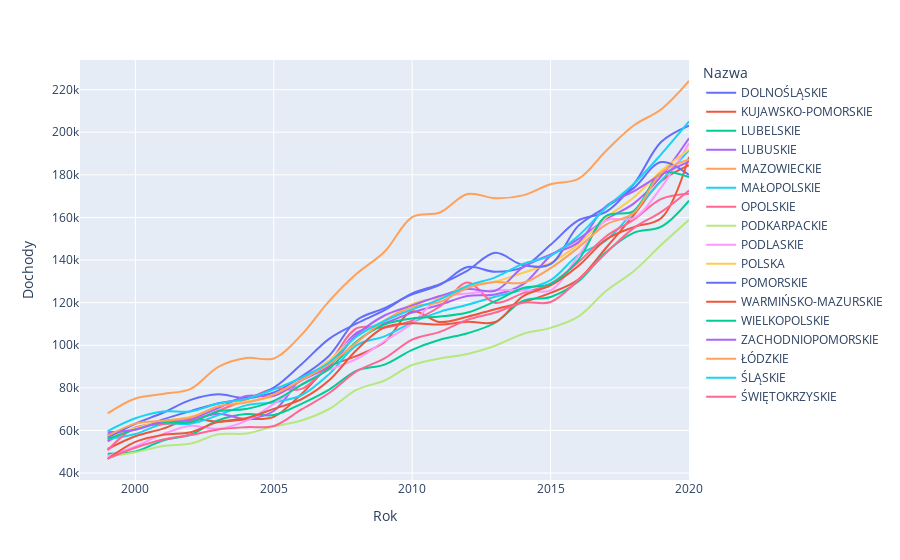
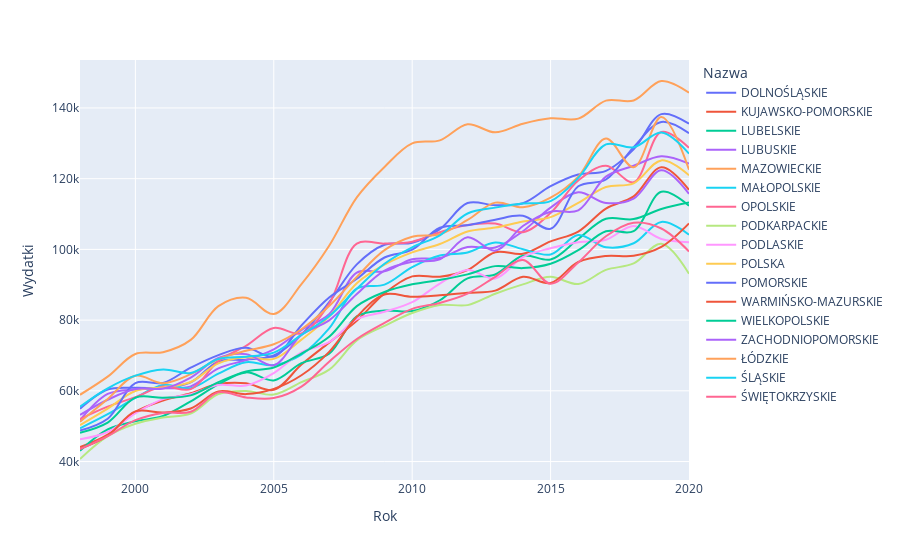

The notebook cell these images were saved under, in order:
### Code cell
fig = px.line(incomes_vs_spendings,
              x="Rok", y="Oszczędności", color="Nazwa", hover_name="Nazwa",
              line_shape="spline", render_mode="svg")

fig.show()

### Figure 1 — Plotly figure (JSON) as saved in the notebook; plotly's stock layout.template omitted (floating-point values rounded to 4 significant figures)
{"data": [{"hovertemplate": "<b>%{hovertext}</b><br><br>Nazwa=DOLNOŚLĄSKIE<br>Rok=%{x}<br>Dochody=%{y}<extra></extra>", "hovertext": ["DOLNOŚLĄSKIE", "DOLNOŚLĄSKIE", "DOLNOŚLĄSKIE", "DOLNOŚLĄSKIE", "DOLNOŚLĄSKIE", "DOLNOŚLĄSKIE", "DOLNOŚLĄSKIE", "DOLNOŚLĄSKIE", "DOLNOŚLĄSKIE", "DOLNOŚLĄSKIE", "DOLNOŚLĄSKIE", "DOLNOŚLĄSKIE", "DOLNOŚLĄSKIE", "DOLNOŚLĄSKIE", "DOLNOŚLĄSKIE", "DOLNOŚLĄSKIE", "DOLNOŚLĄSKIE", "DOLNOŚLĄSKIE", "DOLNOŚLĄSKIE", "DOLNOŚLĄSKIE", "DOLNOŚLĄSKIE", "DOLNOŚLĄSKIE", "DOLNOŚLĄSKIE"], "legendgroup": "DOLNOŚLĄSKIE", "line": {"color": "#636efa", "dash": "solid", "shape": "spline"}, "marker": {"symbol": "circle"}, "mode": "lines", "name": "DOLNOŚLĄSKIE", "orientation": "v", "showlegend": true, "x": [1998, 1999, 2000, 2001, 2002, 2003, 2004, 2005, 2006, 2007, 2008, 2009, 2010, 2011, 2012, 2013, 2014, 2015, 2016, 2017, 2018, 2019, 2020], "xaxis": "x", "y": [null, 58090.0, 60530.0, 65180.0, 69080.0, 72750.0, 74890.0, 77790.0, 85300.0, 95100.0, 111900.0, 117400.0, 123900.0, 128300.0, 136700.0, 134500.0, 136600.0, 147200.0, 158600.0, 162600.0, 175600.0, 195500.0, 203100.0], "yaxis": "y", "type": "scatter"}, {"hovertemplate": "<b>%{hovertext}</b><br><br>Nazwa=KUJAWSKO-POMORSKIE<br>Rok=%{x}<br>Dochody=%{y}<extra></extra>", "hovertext": ["KUJAWSKO-POMORSKIE", "KUJAWSKO-POMORSKIE", "KUJAWSKO-POMORSKIE", "KUJAWSKO-POMORSKIE", "KUJAWSKO-POMORSKIE", "KUJAWSKO-POMORSKIE", "KUJAWSKO-POMORSKIE", "KUJAWSKO-POMORSKIE", "KUJAWSKO-POMORSKIE", "KUJAWSKO-POMORSKIE", "KUJAWSKO-POMORSKIE", "KUJAWSKO-POMORSKIE", "KUJAWSKO-POMORSKIE", "KUJAWSKO-POMORSKIE", "KUJAWSKO-POMORSKIE", "KUJAWSKO-POMORSKIE", "KUJAWSKO-POMORSKIE", "KUJAWSKO-POMORSKIE", "KUJAWSKO-POMORSKIE", "KUJAWSKO-POMORSKIE", "KUJAWSKO-POMORSKIE", "KUJAWSKO-POMORSKIE", "KUJAWSKO-POMORSKIE"], "legendgroup": "KUJAWSKO-POMORSKIE", "line": {"color": "#EF553B", "dash": "solid", "shape": "spline"}, "marker": {"symbol": "circle"}, "mode": "lines", "name": "KUJAWSKO-POMORSKIE", "orientation": "v", "showlegend": true, "x": [1998, 1999, 2000, 2001, 2002, 2003, 2004, 2005, 2006, 2007, 2008, 2009, 2010, 2011, 2012, 2013, 2014, 2015, 2016, 2017, 2018, 2019, 2020], "xaxis": "x", "y": [null, 51290.0, 57260.0, 60850.0, 65320.0, 64090.0, 65280.0, 66400.0, 77110.0, 89790.0, 94990.0, 101500.0, 115800.0, 110900.0, 113400.0, 116900.0, 120200.0, 124600.0, 130900.0, 145700.0, 161100.0, 177100.0, 184500.0], "yaxis": "y", "type": "scatter"}, {"hovertemplate": "<b>%{hovertext}</b><br><br>Nazwa=LUBELSKIE<br>Rok=%{x}<br>Dochody=%{y}<extra></extra>", "hovertext": ["LUBELSKIE", "LUBELSKIE", "LUBELSKIE", "LUBELSKIE", "LUBELSKIE", "LUBELSKIE", "LUBELSKIE", "LUBELSKIE", "LUBELSKIE", "LUBELSKIE", "LUBELSKIE", "LUBELSKIE", "LUBELSKIE", "LUBELSKIE", "LUBELSKIE", "LUBELSKIE", "LUBELSKIE", "LUBELSKIE", "LUBELSKIE", "LUBELSKIE", "LUBELSKIE", "LUBELSKIE", "LUBELSKIE"], "legendgroup": "LUBELSKIE", "line": {"color": "#00cc96", "dash": "solid", "shape": "spline"}, "marker": {"symbol": "circle"}, "mode": "lines", "name": "LUBELSKIE", "orientation": "v", "showlegend": true, "x": [1998, 1999, 2000, 2001, 2002, 2003, 2004, 2005, 2006, 2007, 2008, 2009, 2010, 2011, 2012, 2013, 2014, 2015, 2016, 2017, 2018, 2019, 2020], "xaxis": "x", "y": [null, 49100.0, 50170.0, 55300.0, 58120.0, 64800.0, 67670.0, 67240.0, 72510.0, 79160.0, 88060.0, 90900.0, 97850.0, 102600.0, 105600.0, 110600.0, 120800.0, 122700.0, 129900.0, 143700.0, 152800.0, 155700.0, 167900.0], "yaxis": "y", "type": "scatter"}, {"hovertemplate": "<b>%{hovertext}</b><br><br>Nazwa=LUBUSKIE<br>Rok=%{x}<br>Dochody=%{y}<extra></extra>", "hovertext": ["LUBUSKIE", "LUBUSKIE", "LUBUSKIE", "LUBUSKIE", "LUBUSKIE", "LUBUSKIE", "LUBUSKIE", "LUBUSKIE", "LUBUSKIE", "LUBUSKIE", "LUBUSKIE", "LUBUSKIE", "LUBUSKIE", "LUBUSKIE", "LUBUSKIE", "LUBUSKIE", "LUBUSKIE", "LUBUSKIE", "LUBUSKIE", "LUBUSKIE", "LUBUSKIE", "LUBUSKIE", "LUBUSKIE"], "legendgroup": "LUBUSKIE", "line": {"color": "#ab63fa", "dash": "solid", "shape": "spline"}, "marker": {"symbol": "circle"}, "mode": "lines", "name": "LUBUSKIE", "orientation": "v", "showlegend": true, "x": [1998, 1999, 2000, 2001, 2002, 2003, 2004, 2005, 2006, 2007, 2008, 2009, 2010, 2011, 2012, 2013, 2014, 2015, 2016, 2017, 2018, 2019, 2020], "xaxis": "x", "y": [null, 54930.0, 60970.0, 63470.0, 64930.0, 67880.0, 65440.0, 69120.0, 84230.0, 91430.0, 105900.0, 110300.0, 115300.0, 119000.0, 123100.0, 123800.0, 128500.0, 142000.0, 149900.0, 159100.0, 166500.0, 179400.0, 197100.0], "yaxis": "y", "type": "scatter"}, {"hovertemplate": "<b>%{hovertext}</b><br><br>Nazwa=MAZOWIECKIE<br>Rok=%{x}<br>Dochody=%{y}<extra></extra>", "hovertext": ["MAZOWIECKIE", "MAZOWIECKIE", "MAZOWIECKIE", "MAZOWIECKIE", "MAZOWIECKIE", "MAZOWIECKIE", "MAZOWIECKIE", "MAZOWIECKIE", "MAZOWIECKIE", "MAZOWIECKIE", "MAZOWIECKIE", "MAZOWIECKIE", "MAZOWIECKIE", "MAZOWIECKIE", "MAZOWIECKIE", "MAZOWIECKIE", "MAZOWIECKIE", "MAZOWIECKIE", "MAZOWIECKIE", "MAZOWIECKIE", "MAZOWIECKIE", "MAZOWIECKIE", "MAZOWIECKIE"], "legendgroup": "MAZOWIECKIE", "line": {"color": "#FFA15A", "dash": "solid", "shape": "spline"}, "marker": {"symbol": "circle"}, "mode": "lines", "name": "MAZOWIECKIE", "orientation": "v", "showlegend": true, "x": [1998, 1999, 2000, 2001, 2002, 2003, 2004, 2005, 2006, 2007, 2008, 2009, 2010, 2011, 2012, 2013, 2014, 2015, 2016, 2017, 2018, 2019, 2020], "xaxis": "x", "y": [null, 68000.0, 75030.0, 77140.0, 79550.0, 89880.0, 94020.0, 93800.0, 104900.0, 120700.0, 133600.0, 143900.0, 160200.0, 162300.0, 171000.0, 169000.0, 170400.0, 175600.0, 178100.0, 191200.0, 203200.0, 210800.0, 224100.0], "yaxis": "y", "type": "scatter"}, {"hovertemplate": "<b>%{hovertext}</b><br><br>Nazwa=MAŁOPOLSKIE<br>Rok=%{x}<br>Dochody=%{y}<extra></extra>", "hovertext": ["MAŁOPOLSKIE", "MAŁOPOLSKIE", "MAŁOPOLSKIE", "MAŁOPOLSKIE", "MAŁOPOLSKIE", "MAŁOPOLSKIE", "MAŁOPOLSKIE", "MAŁOPOLSKIE", "MAŁOPOLSKIE", "MAŁOPOLSKIE", "MAŁOPOLSKIE", "MAŁOPOLSKIE", "MAŁOPOLSKIE", "MAŁOPOLSKIE", "MAŁOPOLSKIE", "MAŁOPOLSKIE", "MAŁOPOLSKIE", "MAŁOPOLSKIE", "MAŁOPOLSKIE", "MAŁOPOLSKIE", "MAŁOPOLSKIE", "MAŁOPOLSKIE", "MAŁOPOLSKIE"], "legendgroup": "MAŁOPOLSKIE", "line": {"color": "#19d3f3", "dash": "solid", "shape": "spline"}, "marker": {"symbol": "circle"}, "mode": "lines", "name": "MAŁOPOLSKIE", "orientation": "v", "showlegend": true, "x": [1998, 1999, 2000, 2001, 2002, 2003, 2004, 2005, 2006, 2007, 2008, 2009, 2010, 2011, 2012, 2013, 2014, 2015, 2016, 2017, 2018, 2019, 2020], "xaxis": "x", "y": [null, 55960.0, 58360.0, 63050.0, 63160.0, 67180.0, 71760.0, 73230.0, 76510.0, 86440.0, 100100.0, 104200.0, 110800.0, 115700.0, 119000.0, 122800.0, 126100.0, 130500.0, 142300.0, 149200.0, 162800.0, 177300.0, 191500.0], "yaxis": "y", "type": "scatter"}, {"hovertemplate": "<b>%{hovertext}</b><br><br>Nazwa=OPOLSKIE<br>Rok=%{x}<br>Dochody=%{y}<extra></extra>", "hovertext": ["OPOLSKIE", "OPOLSKIE", "OPOLSKIE", "OPOLSKIE", "OPOLSKIE", "OPOLSKIE", "OPOLSKIE", "OPOLSKIE", "OPOLSKIE", "OPOLSKIE", "OPOLSKIE", "OPOLSKIE", "OPOLSKIE", "OPOLSKIE", "OPOLSKIE", "OPOLSKIE", "OPOLSKIE", "OPOLSKIE", "OPOLSKIE", "OPOLSKIE", "OPOLSKIE", "OPOLSKIE", "OPOLSKIE"], "legendgroup": "OPOLSKIE", "line": {"color": "#FF6692", "dash": "solid", "shape": "spline"}, "marker": {"symbol": "circle"}, "mode": "lines", "name": "OPOLSKIE", "orientation": "v", "showlegend": true, "x": [1998, 1999, 2000, 2001, 2002, 2003, 2004, 2005, 2006, 2007, 2008, 2009, 2010, 2011, 2012, 2013, 2014, 2015, 2016, 2017, 2018, 2019, 2020], "xaxis": "x", "y": [null, 50720.0, 61370.0, 63020.0, 64220.0, 69220.0, 74460.0, 79630.0, 79490.0, 91570.0, 108000.0, 108200.0, 111600.0, 118200.0, 129400.0, 119900.0, 124500.0, 128900.0, 139000.0, 151100.0, 158900.0, 168700.0, 171100.0], "yaxis": "y", "type": "scatter"}, {"hovertemplate": "<b>%{hovertext}</b><br><br>Nazwa=PODKARPACKIE<br>Rok=%{x}<br>Dochody=%{y}<extra></extra>", "hovertext": ["PODKARPACKIE", "PODKARPACKIE", "PODKARPACKIE", "PODKARPACKIE", "PODKARPACKIE", "PODKARPACKIE", "PODKARPACKIE", "PODKARPACKIE", "PODKARPACKIE", "PODKARPACKIE", "PODKARPACKIE", "PODKARPACKIE", "PODKARPACKIE", "PODKARPACKIE", "PODKARPACKIE", "PODKARPACKIE", "PODKARPACKIE", "PODKARPACKIE", "PODKARPACKIE", "PODKARPACKIE", "PODKARPACKIE", "PODKARPACKIE", "PODKARPACKIE"], "legendgroup": "PODKARPACKIE", "line": {"color": "#B6E880", "dash": "solid", "shape": "spline"}, "marker": {"symbol": "circle"}, "mode": "lines", "name": "PODKARPACKIE", "orientation": "v", "showlegend": true, "x": [1998, 1999, 2000, 2001, 2002, 2003, 2004, 2005, 2006, 2007, 2008, 2009, 2010, 2011, 2012, 2013, 2014, 2015, 2016, 2017, 2018, 2019, 2020], "xaxis": "x", "y": [null, 47680.0, 49720.0, 52750.0, 53850.0, 58210.0, 58540.0, 61900.0, 64680.0, 70070.0, 79130.0, 83460.0, 90730.0, 93780.0, 95910.0, 99770.0, 105300.0, 108200.0, 113400.0, 125400.0, 134700.0, 147100.0, 158900.0], "yaxis": "y", "type": "scatter"}, {"hovertemplate": "<b>%{hovertext}</b><br><br>Nazwa=PODLASKIE<br>Rok=%{x}<br>Dochody=%{y}<extra></extra>", "hovertext": ["PODLASKIE", "PODLASKIE", "PODLASKIE", "PODLASKIE", "PODLASKIE", "PODLASKIE", "PODLASKIE", "PODLASKIE", "PODLASKIE", "PODLASKIE", "PODLASKIE", "PODLASKIE", "PODLASKIE", "PODLASKIE", "PODLASKIE", "PODLASKIE", "PODLASKIE", "PODLASKIE", "PODLASKIE", "PODLASKIE", "PODLASKIE", "PODLASKIE", "PODLASKIE"], "legendgroup": "PODLASKIE", "line": {"color": "#FF97FF", "dash": "solid", "shape": "spline"}, "marker": {"symbol": "circle"}, "mode": "lines", "name": "PODLASKIE", "orientation": "v", "showlegend": true, "x": [1998, 1999, 2000, 2001, 2002, 2003, 2004, 2005, 2006, 2007, 2008, 2009, 2010, 2011, 2012, 2013, 2014, 2015, 2016, 2017, 2018, 2019, 2020], "xaxis": "x", "y": [null, 47920.0, 52490.0, 58270.0, 62220.0, 60800.0, 64490.0, 72470.0, 81610.0, 88400.0, 93550.0, 101900.0, 110300.0, 122500.0, 124200.0, 125800.0, 125900.0, 125800.0, 142000.0, 158600.0, 159700.0, 174200.0, 194800.0], "yaxis": "y", "type": "scatter"}, {"hovertemplate": "<b>%{hovertext}</b><br><br>Nazwa=POLSKA<br>Rok=%{x}<br>Dochody=%{y}<extra></extra>", "hovertext": ["POLSKA", "POLSKA", "POLSKA", "POLSKA", "POLSKA", "POLSKA", "POLSKA", "POLSKA", "POLSKA", "POLSKA", "POLSKA", "POLSKA", "POLSKA", "POLSKA", "POLSKA", "POLSKA", "POLSKA", "POLSKA", "POLSKA", "POLSKA", "POLSKA", "POLSKA", "POLSKA"], "legendgroup": "POLSKA", "line": {"color": "#FECB52", "dash": "solid", "shape": "spline"}, "marker": {"symbol": "circle"}, "mode": "lines", "name": "POLSKA", "orientation": "v", "showlegend": true, "x": [1998, 1999, 2000, 2001, 2002, 2003, 2004, 2005, 2006, 2007, 2008, 2009, 2010, 2011, 2012, 2013, 2014, 2015, 2016, 2017, 2018, 2019, 2020], "xaxis": "x", "y": [null, 56040.0, 61050.0, 64450.0, 66420.0, 71200.0, 73540.0, 76150.0, 83470.0, 92890.0, 104600.0, 111400.0, 119300.0, 122700.0, 127800.0, 129900.0, 134000.0, 138600.0, 147500.0, 159800.0, 169300.0, 181900.0, 191900.0], "yaxis": "y", "type": "scatter"}, {"hovertemplate": "<b>%{hovertext}</b><br><br>Nazwa=POMORSKIE<br>Rok=%{x}<br>Dochody=%{y}<extra></extra>", "hovertext": ["POMORSKIE", "POMORSKIE", "POMORSKIE", "POMORSKIE", "POMORSKIE", "POMORSKIE", "POMORSKIE", "POMORSKIE", "POMORSKIE", "POMORSKIE", "POMORSKIE", "POMORSKIE", "POMORSKIE", "POMORSKIE", "POMORSKIE", "POMORSKIE", "POMORSKIE", "POMORSKIE", "POMORSKIE", "POMORSKIE", "POMORSKIE", "POMORSKIE", "POMORSKIE"], "legendgroup": "POMORSKIE", "line": {"color": "#636efa", "dash": "solid", "shape": "spline"}, "marker": {"symbol": "circle"}, "mode": "lines", "name": "POMORSKIE", "orientation": "v", "showlegend": true, "x": [1998, 1999, 2000, 2001, 2002, 2003, 2004, 2005, 2006, 2007, 2008, 2009, 2010, 2011, 2012, 2013, 2014, 2015, 2016, 2017, 2018, 2019, 2020], "xaxis": "x", "y": [null, 56750.0, 63150.0, 68310.0, 74340.0, 76950.0, 75330.0, 80110.0, 91050.0, 103000.0, 110200.0, 116400.0, 124300.0, 128700.0, 135100.0, 143400.0, 137600.0, 138100.0, 156000.0, 164900.0, 173800.0, 186000.0, 179900.0], "yaxis": "y", "type": "scatter"}, {"hovertemplate": "<b>%{hovertext}</b><br><br>Nazwa=WARMIŃSKO-MAZURSKIE<br>Rok=%{x}<br>Dochody=%{y}<extra></extra>", "hovertext": ["WARMIŃSKO-MAZURSKIE", "WARMIŃSKO-MAZURSKIE", "WARMIŃSKO-MAZURSKIE", "WARMIŃSKO-MAZURSKIE", "WARMIŃSKO-MAZURSKIE", "WARMIŃSKO-MAZURSKIE", "WARMIŃSKO-MAZURSKIE", "WARMIŃSKO-MAZURSKIE", "WARMIŃSKO-MAZURSKIE", "WARMIŃSKO-MAZURSKIE", "WARMIŃSKO-MAZURSKIE", "WARMIŃSKO-MAZURSKIE", "WARMIŃSKO-MAZURSKIE", "WARMIŃSKO-MAZURSKIE", "WARMIŃSKO-MAZURSKIE", "WARMIŃSKO-MAZURSKIE", "WARMIŃSKO-MAZURSKIE", "WARMIŃSKO-MAZURSKIE", "WARMIŃSKO-MAZURSKIE", "WARMIŃSKO-MAZURSKIE", "WARMIŃSKO-MAZURSKIE", "WARMIŃSKO-MAZURSKIE", "WARMIŃSKO-MAZURSKIE"], "legendgroup": "WARMIŃSKO-MAZURSKIE", "line": {"color": "#EF553B", "dash": "solid", "shape": "spline"}, "marker": {"symbol": "circle"}, "mode": "lines", "name": "WARMIŃSKO-MAZURSKIE", "orientation": "v", "showlegend": true, "x": [1998, 1999, 2000, 2001, 2002, 2003, 2004, 2005, 2006, 2007, 2008, 2009, 2010, 2011, 2012, 2013, 2014, 2015, 2016, 2017, 2018, 2019, 2020], "xaxis": "x", "y": [null, 46590.0, 54650.0, 57940.0, 59190.0, 64010.0, 65770.0, 70130.0, 74650.0, 83540.0, 97910.0, 108400.0, 110300.0, 109700.0, 111000.0, 110900.0, 123000.0, 128100.0, 137200.0, 149600.0, 155500.0, 159700.0, 188400.0], "yaxis": "y", "type": "scatter"}, {"hovertemplate": "<b>%{hovertext}</b><br><br>Nazwa=WIELKOPOLSKIE<br>Rok=%{x}<br>Dochody=%{y}<extra></extra>", "hovertext": ["WIELKOPOLSKIE", "WIELKOPOLSKIE", "WIELKOPOLSKIE", "WIELKOPOLSKIE", "WIELKOPOLSKIE", "WIELKOPOLSKIE", "WIELKOPOLSKIE", "WIELKOPOLSKIE", "WIELKOPOLSKIE", "WIELKOPOLSKIE", "WIELKOPOLSKIE", "WIELKOPOLSKIE", "WIELKOPOLSKIE", "WIELKOPOLSKIE", "WIELKOPOLSKIE", "WIELKOPOLSKIE", "WIELKOPOLSKIE", "WIELKOPOLSKIE", "WIELKOPOLSKIE", "WIELKOPOLSKIE", "WIELKOPOLSKIE", "WIELKOPOLSKIE", "WIELKOPOLSKIE"], "legendgroup": "WIELKOPOLSKIE", "line": {"color": "#00cc96", "dash": "solid", "shape": "spline"}, "marker": {"symbol": "circle"}, "mode": "lines", "name": "WIELKOPOLSKIE", "orientation": "v", "showlegend": true, "x": [1998, 1999, 2000, 2001, 2002, 2003, 2004, 2005, 2006, 2007, 2008, 2009, 2010, 2011, 2012, 2013, 2014, 2015, 2016, 2017, 2018, 2019, 2020], "xaxis": "x", "y": [null, 55920.0, 60490.0, 63720.0, 63920.0, 69050.0, 70080.0, 73860.0, 81420.0, 88950.0, 101900.0, 109700.0, 112600.0, 113500.0, 115300.0, 120700.0, 126900.0, 128800.0, 140000.0, 160700.0, 163000.0, 180700.0, 178900.0], "yaxis": "y", "type": "scatter"}, {"hovertemplate": "<b>%{hovertext}</b><br><br>Nazwa=ZACHODNIOPOMORSKIE<br>Rok=%{x}<br>Dochody=%{y}<extra></extra>", "hovertext": ["ZACHODNIOPOMORSKIE", "ZACHODNIOPOMORSKIE", "ZACHODNIOPOMORSKIE", "ZACHODNIOPOMORSKIE", "ZACHODNIOPOMORSKIE", "ZACHODNIOPOMORSKIE", "ZACHODNIOPOMORSKIE", "ZACHODNIOPOMORSKIE", "ZACHODNIOPOMORSKIE", "ZACHODNIOPOMORSKIE", "ZACHODNIOPOMORSKIE", "ZACHODNIOPOMORSKIE", "ZACHODNIOPOMORSKIE", "ZACHODNIOPOMORSKIE", "ZACHODNIOPOMORSKIE", "ZACHODNIOPOMORSKIE", "ZACHODNIOPOMORSKIE", "ZACHODNIOPOMORSKIE", "ZACHODNIOPOMORSKIE", "ZACHODNIOPOMORSKIE", "ZACHODNIOPOMORSKIE", "ZACHODNIOPOMORSKIE", "ZACHODNIOPOMORSKIE"], "legendgroup": "ZACHODNIOPOMORSKIE", "line": {"color": "#ab63fa", "dash": "solid", "shape": "spline"}, "marker": {"symbol": "circle"}, "mode": "lines", "name": "ZACHODNIOPOMORSKIE", "orientation": "v", "showlegend": true, "x": [1998, 1999, 2000, 2001, 2002, 2003, 2004, 2005, 2006, 2007, 2008, 2009, 2010, 2011, 2012, 2013, 2014, 2015, 2016, 2017, 2018, 2019, 2020], "xaxis": "x", "y": [null, 59120.0, 60340.0, 64330.0, 65520.0, 70520.0, 76200.0, 76250.0, 83480.0, 90360.0, 104900.0, 114000.0, 118700.0, 123100.0, 126400.0, 125600.0, 136500.0, 142700.0, 148300.0, 165300.0, 172200.0, 180100.0, 186200.0], "yaxis": "y", "type": "scatter"}, {"hovertemplate": "<b>%{hovertext}</b><br><br>Nazwa=ŁÓDZKIE<br>Rok=%{x}<br>Dochody=%{y}<extra></extra>", "hovertext": ["ŁÓDZKIE", "ŁÓDZKIE", "ŁÓDZKIE", "ŁÓDZKIE", "ŁÓDZKIE", "ŁÓDZKIE", "ŁÓDZKIE", "ŁÓDZKIE", "ŁÓDZKIE", "ŁÓDZKIE", "ŁÓDZKIE", "ŁÓDZKIE", "ŁÓDZKIE", "ŁÓDZKIE", "ŁÓDZKIE", "ŁÓDZKIE", "ŁÓDZKIE", "ŁÓDZKIE", "ŁÓDZKIE", "ŁÓDZKIE", "ŁÓDZKIE", "ŁÓDZKIE", "ŁÓDZKIE"], "legendgroup": "ŁÓDZKIE", "line": {"color": "#FFA15A", "dash": "solid", "shape": "spline"}, "marker": {"symbol": "circle"}, "mode": "lines", "name": "ŁÓDZKIE", "orientation": "v", "showlegend": true, "x": [1998, 1999, 2000, 2001, 2002, 2003, 2004, 2005, 2006, 2007, 2008, 2009, 2010, 2011, 2012, 2013, 2014, 2015, 2016, 2017, 2018, 2019, 2020], "xaxis": "x", "y": [null, 57460.0, 63210.0, 64510.0, 66050.0, 71400.0, 73050.0, 76900.0, 83690.0, 91100.0, 101300.0, 111500.0, 117900.0, 120300.0, 126800.0, 129600.0, 129300.0, 136200.0, 145800.0, 156600.0, 162000.0, 181000.0, 187200.0], "yaxis": "y", "type": "scatter"}, {"hovertemplate": "<b>%{hovertext}</b><br><br>Nazwa=ŚLĄSKIE<br>Rok=%{x}<br>Dochody=%{y}<extra></extra>", "hovertext": ["ŚLĄSKIE", "ŚLĄSKIE", "ŚLĄSKIE", "ŚLĄSKIE", "ŚLĄSKIE", "ŚLĄSKIE", "ŚLĄSKIE", "ŚLĄSKIE", "ŚLĄSKIE", "ŚLĄSKIE", "ŚLĄSKIE", "ŚLĄSKIE", "ŚLĄSKIE", "ŚLĄSKIE", "ŚLĄSKIE", "ŚLĄSKIE", "ŚLĄSKIE", "ŚLĄSKIE", "ŚLĄSKIE", "ŚLĄSKIE", "ŚLĄSKIE", "ŚLĄSKIE", "ŚLĄSKIE"], "legendgroup": "ŚLĄSKIE", "line": {"color": "#19d3f3", "dash": "solid", "shape": "spline"}, "marker": {"symbol": "circle"}, "mode": "lines", "name": "ŚLĄSKIE", "orientation": "v", "showlegend": true, "x": [1998, 1999, 2000, 2001, 2002, 2003, 2004, 2005, 2006, 2007, 2008, 2009, 2010, 2011, 2012, 2013, 2014, 2015, 2016, 2017, 2018, 2019, 2020], "xaxis": "x", "y": [null, 59720.0, 65740.0, 68950.0, 68920.0, 72600.0, 74830.0, 79280.0, 84790.0, 91930.0, 104100.0, 111400.0, 116800.0, 121500.0, 127900.0, 131900.0, 138200.0, 142100.0, 151300.0, 164600.0, 175700.0, 189700.0, 205000.0], "yaxis": "y", "type": "scatter"}, {"hovertemplate": "<b>%{hovertext}</b><br><br>Nazwa=ŚWIĘTOKRZYSKIE<br>Rok=%{x}<br>Dochody=%{y}<extra></extra>", "hovertext": ["ŚWIĘTOKRZYSKIE", "ŚWIĘTOKRZYSKIE", "ŚWIĘTOKRZYSKIE", "ŚWIĘTOKRZYSKIE", "ŚWIĘTOKRZYSKIE", "ŚWIĘTOKRZYSKIE", "ŚWIĘTOKRZYSKIE", "ŚWIĘTOKRZYSKIE", "ŚWIĘTOKRZYSKIE", "ŚWIĘTOKRZYSKIE", "ŚWIĘTOKRZYSKIE", "ŚWIĘTOKRZYSKIE", "ŚWIĘTOKRZYSKIE", "ŚWIĘTOKRZYSKIE", "ŚWIĘTOKRZYSKIE", "ŚWIĘTOKRZYSKIE", "ŚWIĘTOKRZYSKIE", "ŚWIĘTOKRZYSKIE", "ŚWIĘTOKRZYSKIE", "ŚWIĘTOKRZYSKIE", "ŚWIĘTOKRZYSKIE", "ŚWIĘTOKRZYSKIE", "ŚWIĘTOKRZYSKIE"], "legendgroup": "ŚWIĘTOKRZYSKIE", "line": {"color": "#FF6692", "dash": "solid", "shape": "spline"}, "marker": {"symbol": "circle"}, "mode": "lines", "name": "ŚWIĘTOKRZYSKIE", "orientation": "v", "showlegend": true, "x": [1998, 1999, 2000, 2001, 2002, 2003, 2004, 2005, 2006, 2007, 2008, 2009, 2010, 2011, 2012, 2013, 2014, 2015, 2016, 2017, 2018, 2019, 2020], "xaxis": "x", "y": [null, 46760.0, 51890.0, 55710.0, 57830.0, 60420.0, 61550.0, 62100.0, 69840.0, 77560.0, 87820.0, 93790.0, 102600.0, 106300.0, 112000.0, 115300.0, 120000.0, 120300.0, 130600.0, 143300.0, 155000.0, 162600.0, 172700.0], "yaxis": "y", "type": "scatter"}], "layout": {"xaxis": {"anchor": "y", "domain": [0.0, 1.0], "title": {"text": "Rok"}}, "yaxis": {"anchor": "x", "domain": [0.0, 1.0], "title": {"text": "Dochody"}}, "legend": {"title": {"text": "Nazwa"}, "tracegroupgap": 0}, "margin": {"t": 60}}}

### Figure 2 — Plotly figure (JSON) as saved in the notebook; plotly's stock layout.template omitted (floating-point values rounded to 4 significant figures)
{"data": [{"hovertemplate": "<b>%{hovertext}</b><br><br>Nazwa=DOLNOŚLĄSKIE<br>Rok=%{x}<br>Wydatki=%{y}<extra></extra>", "hovertext": ["DOLNOŚLĄSKIE", "DOLNOŚLĄSKIE", "DOLNOŚLĄSKIE", "DOLNOŚLĄSKIE", "DOLNOŚLĄSKIE", "DOLNOŚLĄSKIE", "DOLNOŚLĄSKIE", "DOLNOŚLĄSKIE", "DOLNOŚLĄSKIE", "DOLNOŚLĄSKIE", "DOLNOŚLĄSKIE", "DOLNOŚLĄSKIE", "DOLNOŚLĄSKIE", "DOLNOŚLĄSKIE", "DOLNOŚLĄSKIE", "DOLNOŚLĄSKIE", "DOLNOŚLĄSKIE", "DOLNOŚLĄSKIE", "DOLNOŚLĄSKIE", "DOLNOŚLĄSKIE", "DOLNOŚLĄSKIE", "DOLNOŚLĄSKIE", "DOLNOŚLĄSKIE"], "legendgroup": "DOLNOŚLĄSKIE", "line": {"color": "#636efa", "dash": "solid", "shape": "spline"}, "marker": {"symbol": "circle"}, "mode": "lines", "name": "DOLNOŚLĄSKIE", "orientation": "v", "showlegend": true, "x": [1998, 1999, 2000, 2001, 2002, 2003, 2004, 2005, 2006, 2007, 2008, 2009, 2010, 2011, 2012, 2013, 2014, 2015, 2016, 2017, 2018, 2019, 2020], "xaxis": "x", "y": [54930.0, 60370.0, 60860.0, 60840.0, 62390.0, 68330.0, 68810.0, 69980.0, 75920.0, 85070.0, 95770.0, 101300.0, 101900.0, 105700.0, 113100.0, 112500.0, 113100.0, 117900.0, 121200.0, 122200.0, 128300.0, 138300.0, 135500.0], "yaxis": "y", "type": "scatter"}, {"hovertemplate": "<b>%{hovertext}</b><br><br>Nazwa=KUJAWSKO-POMORSKIE<br>Rok=%{x}<br>Wydatki=%{y}<extra></extra>", "hovertext": ["KUJAWSKO-POMORSKIE", "KUJAWSKO-POMORSKIE", "KUJAWSKO-POMORSKIE", "KUJAWSKO-POMORSKIE", "KUJAWSKO-POMORSKIE", "KUJAWSKO-POMORSKIE", "KUJAWSKO-POMORSKIE", "KUJAWSKO-POMORSKIE", "KUJAWSKO-POMORSKIE", "KUJAWSKO-POMORSKIE", "KUJAWSKO-POMORSKIE", "KUJAWSKO-POMORSKIE", "KUJAWSKO-POMORSKIE", "KUJAWSKO-POMORSKIE", "KUJAWSKO-POMORSKIE", "KUJAWSKO-POMORSKIE", "KUJAWSKO-POMORSKIE", "KUJAWSKO-POMORSKIE", "KUJAWSKO-POMORSKIE", "KUJAWSKO-POMORSKIE", "KUJAWSKO-POMORSKIE", "KUJAWSKO-POMORSKIE", "KUJAWSKO-POMORSKIE"], "legendgroup": "KUJAWSKO-POMORSKIE", "line": {"color": "#EF553B", "dash": "solid", "shape": "spline"}, "marker": {"symbol": "circle"}, "mode": "lines", "name": "KUJAWSKO-POMORSKIE", "orientation": "v", "showlegend": true, "x": [1998, 1999, 2000, 2001, 2002, 2003, 2004, 2005, 2006, 2007, 2008, 2009, 2010, 2011, 2012, 2013, 2014, 2015, 2016, 2017, 2018, 2019, 2020], "xaxis": "x", "y": [44080.0, 47590.0, 54020.0, 57260.0, 59350.0, 61910.0, 62140.0, 60270.0, 67430.0, 73630.0, 79800.0, 87560.0, 92360.0, 92280.0, 94170.0, 99210.0, 98760.0, 102300.0, 105000.0, 111600.0, 115000.0, 123200.0, 116900.0], "yaxis": "y", "type": "scatter"}, {"hovertemplate": "<b>%{hovertext}</b><br><br>Nazwa=LUBELSKIE<br>Rok=%{x}<br>Wydatki=%{y}<extra></extra>", "hovertext": ["LUBELSKIE", "LUBELSKIE", "LUBELSKIE", "LUBELSKIE", "LUBELSKIE", "LUBELSKIE", "LUBELSKIE", "LUBELSKIE", "LUBELSKIE", "LUBELSKIE", "LUBELSKIE", "LUBELSKIE", "LUBELSKIE", "LUBELSKIE", "LUBELSKIE", "LUBELSKIE", "LUBELSKIE", "LUBELSKIE", "LUBELSKIE", "LUBELSKIE", "LUBELSKIE", "LUBELSKIE", "LUBELSKIE"], "legendgroup": "LUBELSKIE", "line": {"color": "#00cc96", "dash": "solid", "shape": "spline"}, "marker": {"symbol": "circle"}, "mode": "lines", "name": "LUBELSKIE", "orientation": "v", "showlegend": true, "x": [1998, 1999, 2000, 2001, 2002, 2003, 2004, 2005, 2006, 2007, 2008, 2009, 2010, 2011, 2012, 2013, 2014, 2015, 2016, 2017, 2018, 2019, 2020], "xaxis": "x", "y": [43040.0, 49070.0, 51360.0, 52870.0, 57030.0, 61820.0, 65220.0, 62950.0, 67810.0, 70520.0, 81070.0, 82700.0, 82550.0, 85620.0, 91790.0, 92910.0, 98210.0, 97130.0, 102900.0, 108700.0, 108600.0, 111400.0, 113300.0], "yaxis": "y", "type": "scatter"}, {"hovertemplate": "<b>%{hovertext}</b><br><br>Nazwa=LUBUSKIE<br>Rok=%{x}<br>Wydatki=%{y}<extra></extra>", "hovertext": ["LUBUSKIE", "LUBUSKIE", "LUBUSKIE", "LUBUSKIE", "LUBUSKIE", "LUBUSKIE", "LUBUSKIE", "LUBUSKIE", "LUBUSKIE", "LUBUSKIE", "LUBUSKIE", "LUBUSKIE", "LUBUSKIE", "LUBUSKIE", "LUBUSKIE", "LUBUSKIE", "LUBUSKIE", "LUBUSKIE", "LUBUSKIE", "LUBUSKIE", "LUBUSKIE", "LUBUSKIE", "LUBUSKIE"], "legendgroup": "LUBUSKIE", "line": {"color": "#ab63fa", "dash": "solid", "shape": "spline"}, "marker": {"symbol": "circle"}, "mode": "lines", "name": "LUBUSKIE", "orientation": "v", "showlegend": true, "x": [1998, 1999, 2000, 2001, 2002, 2003, 2004, 2005, 2006, 2007, 2008, 2009, 2010, 2011, 2012, 2013, 2014, 2015, 2016, 2017, 2018, 2019, 2020], "xaxis": "x", "y": [51700.0, 59120.0, 60410.0, 60710.0, 61260.0, 66360.0, 68720.0, 71750.0, 77190.0, 81640.0, 93440.0, 93790.0, 97230.0, 97560.0, 100700.0, 100500.0, 105100.0, 111800.0, 116200.0, 113100.0, 114400.0, 122400.0, 115700.0], "yaxis": "y", "type": "scatter"}, {"hovertemplate": "<b>%{hovertext}</b><br><br>Nazwa=MAZOWIECKIE<br>Rok=%{x}<br>Wydatki=%{y}<extra></extra>", "hovertext": ["MAZOWIECKIE", "MAZOWIECKIE", "MAZOWIECKIE", "MAZOWIECKIE", "MAZOWIECKIE", "MAZOWIECKIE", "MAZOWIECKIE", "MAZOWIECKIE", "MAZOWIECKIE", "MAZOWIECKIE", "MAZOWIECKIE", "MAZOWIECKIE", "MAZOWIECKIE", "MAZOWIECKIE", "MAZOWIECKIE", "MAZOWIECKIE", "MAZOWIECKIE", "MAZOWIECKIE", "MAZOWIECKIE", "MAZOWIECKIE", "MAZOWIECKIE", "MAZOWIECKIE", "MAZOWIECKIE"], "legendgroup": "MAZOWIECKIE", "line": {"color": "#FFA15A", "dash": "solid", "shape": "spline"}, "marker": {"symbol": "circle"}, "mode": "lines", "name": "MAZOWIECKIE", "orientation": "v", "showlegend": true, "x": [1998, 1999, 2000, 2001, 2002, 2003, 2004, 2005, 2006, 2007, 2008, 2009, 2010, 2011, 2012, 2013, 2014, 2015, 2016, 2017, 2018, 2019, 2020], "xaxis": "x", "y": [58880.0, 64010.0, 70410.0, 70930.0, 74400.0, 83950.0, 86320.0, 81720.0, 90180.0, 101000.0, 114700.0, 123300.0, 130000.0, 130800.0, 135400.0, 133100.0, 135500.0, 137100.0, 137000.0, 142100.0, 142100.0, 147600.0, 144300.0], "yaxis": "y", "type": "scatter"}, {"hovertemplate": "<b>%{hovertext}</b><br><br>Nazwa=MAŁOPOLSKIE<br>Rok=%{x}<br>Wydatki=%{y}<extra></extra>", "hovertext": ["MAŁOPOLSKIE", "MAŁOPOLSKIE", "MAŁOPOLSKIE", "MAŁOPOLSKIE", "MAŁOPOLSKIE", "MAŁOPOLSKIE", "MAŁOPOLSKIE", "MAŁOPOLSKIE", "MAŁOPOLSKIE", "MAŁOPOLSKIE", "MAŁOPOLSKIE", "MAŁOPOLSKIE", "MAŁOPOLSKIE", "MAŁOPOLSKIE", "MAŁOPOLSKIE", "MAŁOPOLSKIE", "MAŁOPOLSKIE", "MAŁOPOLSKIE", "MAŁOPOLSKIE", "MAŁOPOLSKIE", "MAŁOPOLSKIE", "MAŁOPOLSKIE", "MAŁOPOLSKIE"], "legendgroup": "MAŁOPOLSKIE", "line": {"color": "#19d3f3", "dash": "solid", "shape": "spline"}, "marker": {"symbol": "circle"}, "mode": "lines", "name": "MAŁOPOLSKIE", "orientation": "v", "showlegend": true, "x": [1998, 1999, 2000, 2001, 2002, 2003, 2004, 2005, 2006, 2007, 2008, 2009, 2010, 2011, 2012, 2013, 2014, 2015, 2016, 2017, 2018, 2019, 2020], "xaxis": "x", "y": [49410.0, 53380.0, 58000.0, 61640.0, 60750.0, 64880.0, 68080.0, 67280.0, 70250.0, 77660.0, 88940.0, 90040.0, 94980.0, 98260.0, 99130.0, 102000.0, 100100.0, 98580.0, 104100.0, 100600.0, 101700.0, 107800.0, 104200.0], "yaxis": "y", "type": "scatter"}, {"hovertemplate": "<b>%{hovertext}</b><br><br>Nazwa=OPOLSKIE<br>Rok=%{x}<br>Wydatki=%{y}<extra></extra>", "hovertext": ["OPOLSKIE", "OPOLSKIE", "OPOLSKIE", "OPOLSKIE", "OPOLSKIE", "OPOLSKIE", "OPOLSKIE", "OPOLSKIE", "OPOLSKIE", "OPOLSKIE", "OPOLSKIE", "OPOLSKIE", "OPOLSKIE", "OPOLSKIE", "OPOLSKIE", "OPOLSKIE", "OPOLSKIE", "OPOLSKIE", "OPOLSKIE", "OPOLSKIE", "OPOLSKIE", "OPOLSKIE", "OPOLSKIE"], "legendgroup": "OPOLSKIE", "line": {"color": "#FF6692", "dash": "solid", "shape": "spline"}, "marker": {"symbol": "circle"}, "mode": "lines", "name": "OPOLSKIE", "orientation": "v", "showlegend": true, "x": [1998, 1999, 2000, 2001, 2002, 2003, 2004, 2005, 2006, 2007, 2008, 2009, 2010, 2011, 2012, 2013, 2014, 2015, 2016, 2017, 2018, 2019, 2020], "xaxis": "x", "y": [52020.0, 55520.0, 58210.0, 61220.0, 60470.0, 68400.0, 72750.0, 77760.0, 76210.0, 84610.0, 101600.0, 101600.0, 102200.0, 104900.0, 106900.0, 107300.0, 104900.0, 110300.0, 119500.0, 123700.0, 119000.0, 133200.0, 128700.0], "yaxis": "y", "type": "scatter"}, {"hovertemplate": "<b>%{hovertext}</b><br><br>Nazwa=PODKARPACKIE<br>Rok=%{x}<br>Wydatki=%{y}<extra></extra>", "hovertext": ["PODKARPACKIE", "PODKARPACKIE", "PODKARPACKIE", "PODKARPACKIE", "PODKARPACKIE", "PODKARPACKIE", "PODKARPACKIE", "PODKARPACKIE", "PODKARPACKIE", "PODKARPACKIE", "PODKARPACKIE", "PODKARPACKIE", "PODKARPACKIE", "PODKARPACKIE", "PODKARPACKIE", "PODKARPACKIE", "PODKARPACKIE", "PODKARPACKIE", "PODKARPACKIE", "PODKARPACKIE", "PODKARPACKIE", "PODKARPACKIE", "PODKARPACKIE"], "legendgroup": "PODKARPACKIE", "line": {"color": "#B6E880", "dash": "solid", "shape": "spline"}, "marker": {"symbol": "circle"}, "mode": "lines", "name": "PODKARPACKIE", "orientation": "v", "showlegend": true, "x": [1998, 1999, 2000, 2001, 2002, 2003, 2004, 2005, 2006, 2007, 2008, 2009, 2010, 2011, 2012, 2013, 2014, 2015, 2016, 2017, 2018, 2019, 2020], "xaxis": "x", "y": [40720.0, 47180.0, 50710.0, 52460.0, 53590.0, 59050.0, 59980.0, 58930.0, 62430.0, 65980.0, 74270.0, 78380.0, 82000.0, 84300.0, 84240.0, 87470.0, 90100.0, 92230.0, 90220.0, 94190.0, 96020.0, 101600.0, 93090.0], "yaxis": "y", "type": "scatter"}, {"hovertemplate": "<b>%{hovertext}</b><br><br>Nazwa=PODLASKIE<br>Rok=%{x}<br>Wydatki=%{y}<extra></extra>", "hovertext": ["PODLASKIE", "PODLASKIE", "PODLASKIE", "PODLASKIE", "PODLASKIE", "PODLASKIE", "PODLASKIE", "PODLASKIE", "PODLASKIE", "PODLASKIE", "PODLASKIE", "PODLASKIE", "PODLASKIE", "PODLASKIE", "PODLASKIE", "PODLASKIE", "PODLASKIE", "PODLASKIE", "PODLASKIE", "PODLASKIE", "PODLASKIE", "PODLASKIE", "PODLASKIE"], "legendgroup": "PODLASKIE", "line": {"color": "#FF97FF", "dash": "solid", "shape": "spline"}, "marker": {"symbol": "circle"}, "mode": "lines", "name": "PODLASKIE", "orientation": "v", "showlegend": true, "x": [1998, 1999, 2000, 2001, 2002, 2003, 2004, 2005, 2006, 2007, 2008, 2009, 2010, 2011, 2012, 2013, 2014, 2015, 2016, 2017, 2018, 2019, 2020], "xaxis": "x", "y": [46280.0, 48360.0, 53620.0, 57660.0, 59060.0, 61660.0, 61500.0, 65010.0, 70860.0, 73750.0, 80280.0, 82360.0, 85060.0, 90340.0, 94180.0, 91760.0, 97820.0, 100300.0, 102000.0, 102700.0, 106600.0, 103000.0, 102000.0], "yaxis": "y", "type": "scatter"}, {"hovertemplate": "<b>%{hovertext}</b><br><br>Nazwa=POLSKA<br>Rok=%{x}<br>Wydatki=%{y}<extra></extra>", "hovertext": ["POLSKA", "POLSKA", "POLSKA", "POLSKA", "POLSKA", "POLSKA", "POLSKA", "POLSKA", "POLSKA", "POLSKA", "POLSKA", "POLSKA", "POLSKA", "POLSKA", "POLSKA", "POLSKA", "POLSKA", "POLSKA", "POLSKA", "POLSKA", "POLSKA", "POLSKA", "POLSKA"], "legendgroup": "POLSKA", "line": {"color": "#FECB52", "dash": "solid", "shape": "spline"}, "marker": {"symbol": "circle"}, "mode": "lines", "name": "POLSKA", "orientation": "v", "showlegend": true, "x": [1998, 1999, 2000, 2001, 2002, 2003, 2004, 2005, 2006, 2007, 2008, 2009, 2010, 2011, 2012, 2013, 2014, 2015, 2016, 2017, 2018, 2019, 2020], "xaxis": "x", "y": [50300.0, 54980.0, 59950.0, 60970.0, 62500.0, 67780.0, 69470.0, 69030.0, 74480.0, 81000.0, 90430.0, 95670.0, 99140.0, 101500.0, 105100.0, 106200.0, 107900.0, 109100.0, 113200.0, 117600.0, 118700.0, 125200.0, 121000.0], "yaxis": "y", "type": "scatter"}, {"hovertemplate": "<b>%{hovertext}</b><br><br>Nazwa=POMORSKIE<br>Rok=%{x}<br>Wydatki=%{y}<extra></extra>", "hovertext": ["POMORSKIE", "POMORSKIE", "POMORSKIE", "POMORSKIE", "POMORSKIE", "POMORSKIE", "POMORSKIE", "POMORSKIE", "POMORSKIE", "POMORSKIE", "POMORSKIE", "POMORSKIE", "POMORSKIE", "POMORSKIE", "POMORSKIE", "POMORSKIE", "POMORSKIE", "POMORSKIE", "POMORSKIE", "POMORSKIE", "POMORSKIE", "POMORSKIE", "POMORSKIE"], "legendgroup": "POMORSKIE", "line": {"color": "#636efa", "dash": "solid", "shape": "spline"}, "marker": {"symbol": "circle"}, "mode": "lines", "name": "POMORSKIE", "orientation": "v", "showlegend": true, "x": [1998, 1999, 2000, 2001, 2002, 2003, 2004, 2005, 2006, 2007, 2008, 2009, 2010, 2011, 2012, 2013, 2014, 2015, 2016, 2017, 2018, 2019, 2020], "xaxis": "x", "y": [48750.0, 52100.0, 62170.0, 62240.0, 66550.0, 70110.0, 72160.0, 69710.0, 78510.0, 86380.0, 91680.0, 97710.0, 99900.0, 106100.0, 106800.0, 108400.0, 109500.0, 105900.0, 117800.0, 119800.0, 128900.0, 136000.0, 132900.0], "yaxis": "y", "type": "scatter"}, {"hovertemplate": "<b>%{hovertext}</b><br><br>Nazwa=WARMIŃSKO-MAZURSKIE<br>Rok=%{x}<br>Wydatki=%{y}<extra></extra>", "hovertext": ["WARMIŃSKO-MAZURSKIE", "WARMIŃSKO-MAZURSKIE", "WARMIŃSKO-MAZURSKIE", "WARMIŃSKO-MAZURSKIE", "WARMIŃSKO-MAZURSKIE", "WARMIŃSKO-MAZURSKIE", "WARMIŃSKO-MAZURSKIE", "WARMIŃSKO-MAZURSKIE", "WARMIŃSKO-MAZURSKIE", "WARMIŃSKO-MAZURSKIE", "WARMIŃSKO-MAZURSKIE", "WARMIŃSKO-MAZURSKIE", "WARMIŃSKO-MAZURSKIE", "WARMIŃSKO-MAZURSKIE", "WARMIŃSKO-MAZURSKIE", "WARMIŃSKO-MAZURSKIE", "WARMIŃSKO-MAZURSKIE", "WARMIŃSKO-MAZURSKIE", "WARMIŃSKO-MAZURSKIE", "WARMIŃSKO-MAZURSKIE", "WARMIŃSKO-MAZURSKIE", "WARMIŃSKO-MAZURSKIE", "WARMIŃSKO-MAZURSKIE"], "legendgroup": "WARMIŃSKO-MAZURSKIE", "line": {"color": "#EF553B", "dash": "solid", "shape": "spline"}, "marker": {"symbol": "circle"}, "mode": "lines", "name": "WARMIŃSKO-MAZURSKIE", "orientation": "v", "showlegend": true, "x": [1998, 1999, 2000, 2001, 2002, 2003, 2004, 2005, 2006, 2007, 2008, 2009, 2010, 2011, 2012, 2013, 2014, 2015, 2016, 2017, 2018, 2019, 2020], "xaxis": "x", "y": [43570.0, 47300.0, 54170.0, 53860.0, 54980.0, 59810.0, 59070.0, 60550.0, 64410.0, 71020.0, 80930.0, 87250.0, 86620.0, 87030.0, 87720.0, 88350.0, 92260.0, 90490.0, 96430.0, 98140.0, 98190.0, 100700.0, 107300.0], "yaxis": "y", "type": "scatter"}, {"hovertemplate": "<b>%{hovertext}</b><br><br>Nazwa=WIELKOPOLSKIE<br>Rok=%{x}<br>Wydatki=%{y}<extra></extra>", "hovertext": ["WIELKOPOLSKIE", "WIELKOPOLSKIE", "WIELKOPOLSKIE", "WIELKOPOLSKIE", "WIELKOPOLSKIE", "WIELKOPOLSKIE", "WIELKOPOLSKIE", "WIELKOPOLSKIE", "WIELKOPOLSKIE", "WIELKOPOLSKIE", "WIELKOPOLSKIE", "WIELKOPOLSKIE", "WIELKOPOLSKIE", "WIELKOPOLSKIE", "WIELKOPOLSKIE", "WIELKOPOLSKIE", "WIELKOPOLSKIE", "WIELKOPOLSKIE", "WIELKOPOLSKIE", "WIELKOPOLSKIE", "WIELKOPOLSKIE", "WIELKOPOLSKIE", "WIELKOPOLSKIE"], "legendgroup": "WIELKOPOLSKIE", "line": {"color": "#00cc96", "dash": "solid", "shape": "spline"}, "marker": {"symbol": "circle"}, "mode": "lines", "name": "WIELKOPOLSKIE", "orientation": "v", "showlegend": true, "x": [1998, 1999, 2000, 2001, 2002, 2003, 2004, 2005, 2006, 2007, 2008, 2009, 2010, 2011, 2012, 2013, 2014, 2015, 2016, 2017, 2018, 2019, 2020], "xaxis": "x", "y": [48140.0, 51040.0, 58090.0, 58050.0, 58710.0, 62450.0, 65490.0, 66600.0, 70540.0, 75300.0, 83960.0, 87960.0, 90130.0, 91370.0, 92930.0, 95260.0, 94710.0, 95920.0, 99760.0, 105100.0, 105200.0, 116300.0, 112300.0], "yaxis": "y", "type": "scatter"}, {"hovertemplate": "<b>%{hovertext}</b><br><br>Nazwa=ZACHODNIOPOMORSKIE<br>Rok=%{x}<br>Wydatki=%{y}<extra></extra>", "hovertext": ["ZACHODNIOPOMORSKIE", "ZACHODNIOPOMORSKIE", "ZACHODNIOPOMORSKIE", "ZACHODNIOPOMORSKIE", "ZACHODNIOPOMORSKIE", "ZACHODNIOPOMORSKIE", "ZACHODNIOPOMORSKIE", "ZACHODNIOPOMORSKIE", "ZACHODNIOPOMORSKIE", "ZACHODNIOPOMORSKIE", "ZACHODNIOPOMORSKIE", "ZACHODNIOPOMORSKIE", "ZACHODNIOPOMORSKIE", "ZACHODNIOPOMORSKIE", "ZACHODNIOPOMORSKIE", "ZACHODNIOPOMORSKIE", "ZACHODNIOPOMORSKIE", "ZACHODNIOPOMORSKIE", "ZACHODNIOPOMORSKIE", "ZACHODNIOPOMORSKIE", "ZACHODNIOPOMORSKIE", "ZACHODNIOPOMORSKIE", "ZACHODNIOPOMORSKIE"], "legendgroup": "ZACHODNIOPOMORSKIE", "line": {"color": "#ab63fa", "dash": "solid", "shape": "spline"}, "marker": {"symbol": "circle"}, "mode": "lines", "name": "ZACHODNIOPOMORSKIE", "orientation": "v", "showlegend": true, "x": [1998, 1999, 2000, 2001, 2002, 2003, 2004, 2005, 2006, 2007, 2008, 2009, 2010, 2011, 2012, 2013, 2014, 2015, 2016, 2017, 2018, 2019, 2020], "xaxis": "x", "y": [53180.0, 57480.0, 60520.0, 60630.0, 63760.0, 69300.0, 70380.0, 67240.0, 75820.0, 79940.0, 87350.0, 94020.0, 96490.0, 97200.0, 103400.0, 99660.0, 106600.0, 110700.0, 111100.0, 120600.0, 123700.0, 126300.0, 124300.0], "yaxis": "y", "type": "scatter"}, {"hovertemplate": "<b>%{hovertext}</b><br><br>Nazwa=ŁÓDZKIE<br>Rok=%{x}<br>Wydatki=%{y}<extra></extra>", "hovertext": ["ŁÓDZKIE", "ŁÓDZKIE", "ŁÓDZKIE", "ŁÓDZKIE", "ŁÓDZKIE", "ŁÓDZKIE", "ŁÓDZKIE", "ŁÓDZKIE", "ŁÓDZKIE", "ŁÓDZKIE", "ŁÓDZKIE", "ŁÓDZKIE", "ŁÓDZKIE", "ŁÓDZKIE", "ŁÓDZKIE", "ŁÓDZKIE", "ŁÓDZKIE", "ŁÓDZKIE", "ŁÓDZKIE", "ŁÓDZKIE", "ŁÓDZKIE", "ŁÓDZKIE", "ŁÓDZKIE"], "legendgroup": "ŁÓDZKIE", "line": {"color": "#FFA15A", "dash": "solid", "shape": "spline"}, "marker": {"symbol": "circle"}, "mode": "lines", "name": "ŁÓDZKIE", "orientation": "v", "showlegend": true, "x": [1998, 1999, 2000, 2001, 2002, 2003, 2004, 2005, 2006, 2007, 2008, 2009, 2010, 2011, 2012, 2013, 2014, 2015, 2016, 2017, 2018, 2019, 2020], "xaxis": "x", "y": [51240.0, 57680.0, 64250.0, 62160.0, 64720.0, 68980.0, 71330.0, 73180.0, 77410.0, 83970.0, 92240.0, 99770.0, 103600.0, 104300.0, 108300.0, 113200.0, 111900.0, 114600.0, 120600.0, 131300.0, 123200.0, 137500.0, 122600.0], "yaxis": "y", "type": "scatter"}, {"hovertemplate": "<b>%{hovertext}</b><br><br>Nazwa=ŚLĄSKIE<br>Rok=%{x}<br>Wydatki=%{y}<extra></extra>", "hovertext": ["ŚLĄSKIE", "ŚLĄSKIE", "ŚLĄSKIE", "ŚLĄSKIE", "ŚLĄSKIE", "ŚLĄSKIE", "ŚLĄSKIE", "ŚLĄSKIE", "ŚLĄSKIE", "ŚLĄSKIE", "ŚLĄSKIE", "ŚLĄSKIE", "ŚLĄSKIE", "ŚLĄSKIE", "ŚLĄSKIE", "ŚLĄSKIE", "ŚLĄSKIE", "ŚLĄSKIE", "ŚLĄSKIE", "ŚLĄSKIE", "ŚLĄSKIE", "ŚLĄSKIE", "ŚLĄSKIE"], "legendgroup": "ŚLĄSKIE", "line": {"color": "#19d3f3", "dash": "solid", "shape": "spline"}, "marker": {"symbol": "circle"}, "mode": "lines", "name": "ŚLĄSKIE", "orientation": "v", "showlegend": true, "x": [1998, 1999, 2000, 2001, 2002, 2003, 2004, 2005, 2006, 2007, 2008, 2009, 2010, 2011, 2012, 2013, 2014, 2015, 2016, 2017, 2018, 2019, 2020], "xaxis": "x", "y": [55520.0, 60720.0, 64290.0, 66050.0, 65050.0, 68990.0, 69640.0, 70800.0, 75840.0, 81110.0, 88860.0, 95950.0, 100600.0, 104000.0, 110200.0, 111800.0, 113000.0, 113600.0, 120200.0, 129700.0, 128900.0, 133000.0, 127100.0], "yaxis": "y", "type": "scatter"}, {"hovertemplate": "<b>%{hovertext}</b><br><br>Nazwa=ŚWIĘTOKRZYSKIE<br>Rok=%{x}<br>Wydatki=%{y}<extra></extra>", "hovertext": ["ŚWIĘTOKRZYSKIE", "ŚWIĘTOKRZYSKIE", "ŚWIĘTOKRZYSKIE", "ŚWIĘTOKRZYSKIE", "ŚWIĘTOKRZYSKIE", "ŚWIĘTOKRZYSKIE", "ŚWIĘTOKRZYSKIE", "ŚWIĘTOKRZYSKIE", "ŚWIĘTOKRZYSKIE", "ŚWIĘTOKRZYSKIE", "ŚWIĘTOKRZYSKIE", "ŚWIĘTOKRZYSKIE", "ŚWIĘTOKRZYSKIE", "ŚWIĘTOKRZYSKIE", "ŚWIĘTOKRZYSKIE", "ŚWIĘTOKRZYSKIE", "ŚWIĘTOKRZYSKIE", "ŚWIĘTOKRZYSKIE", "ŚWIĘTOKRZYSKIE", "ŚWIĘTOKRZYSKIE", "ŚWIĘTOKRZYSKIE", "ŚWIĘTOKRZYSKIE", "ŚWIĘTOKRZYSKIE"], "legendgroup": "ŚWIĘTOKRZYSKIE", "line": {"color": "#FF6692", "dash": "solid", "shape": "spline"}, "marker": {"symbol": "circle"}, "mode": "lines", "name": "ŚWIĘTOKRZYSKIE", "orientation": "v", "showlegend": true, "x": [1998, 1999, 2000, 2001, 2002, 2003, 2004, 2005, 2006, 2007, 2008, 2009, 2010, 2011, 2012, 2013, 2014, 2015, 2016, 2017, 2018, 2019, 2020], "xaxis": "x", "y": [43520.0, 47180.0, 51700.0, 53750.0, 54090.0, 59560.0, 58140.0, 57950.0, 61210.0, 68240.0, 74650.0, 79210.0, 83170.0, 84860.0, 87480.0, 92250.0, 96980.0, 90320.0, 96320.0, 103700.0, 107500.0, 105900.0, 99400.0], "yaxis": "y", "type": "scatter"}], "layout": {"xaxis": {"anchor": "y", "domain": [0.0, 1.0], "title": {"text": "Rok"}}, "yaxis": {"anchor": "x", "domain": [0.0, 1.0], "title": {"text": "Wydatki"}}, "legend": {"title": {"text": "Nazwa"}, "tracegroupgap": 0}, "margin": {"t": 60}}}
